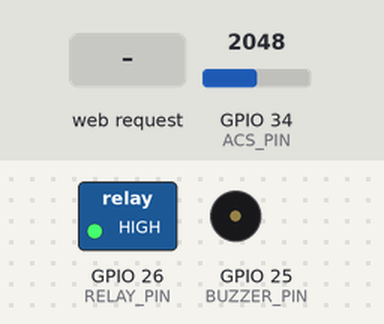
Simulated run of this sketch. Board: ESP32. Parts: switched loads named in the sketch (green lamp = pin HIGH), buzzer (waves = sounding, pin HIGH). The test bench sets the inputs (shaded band); at power-on: GPIO 34 (ACS_PIN) = 2048.

Above: at 1.2 s.
1.3 s: HTTP request GET /set?warn=0 received
At 2.9 s:
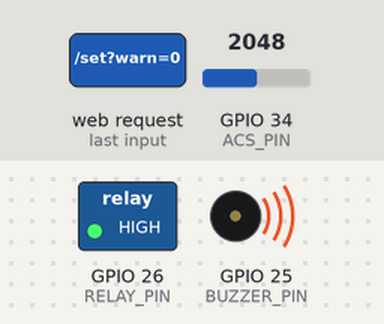
3.5 s: HTTP request GET /set?cut=0 received
At 4.4 s:
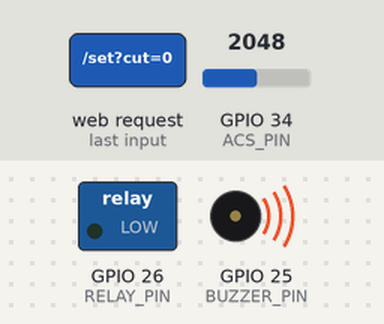
At 12.8 s:
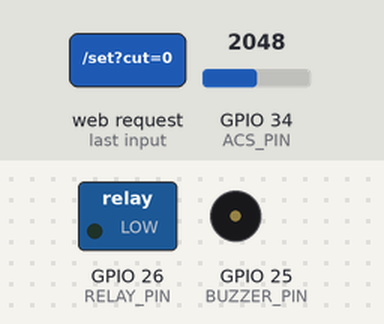
Timing chart, 0 to 24.5 s (numbered marks = the images above; inputs shaded):
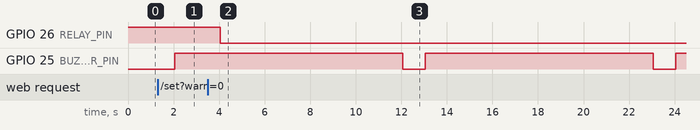

The sketch:

part-3.ino
```cpp
/************************************************************
 SMART ENERGY MONITOR – PROFESSIONAL DASHBOARD
************************************************************/

#include <WiFi.h>
#include <WebServer.h>
#include <math.h>

/* ========== AP CONFIG ========== */
const char* ap_ssid = "ESP32_Energy_Monitor";
const char* ap_password = "12345678";

/* ========== PINS ========== */
#define ACS_PIN     34
#define RELAY_PIN   26
#define BUZZER_PIN  25

WebServer server(80);

/* ========== VARIABLES ========== */
float voltage = 230.0;
float currentA = 0.0;
float powerW = 0.0;
float energyWh = 0.0;

float dailyUnit = 0.0;
float monthlyUnit = 0.0;

float warningLimit = 1.5;
float cutLimit = 2.0;

#define UNIT_PRICE 8.0

unsigned long lastMillis = 0;
unsigned long buzzerStart = 0;
bool buzzerActive = false;

/* ========== CURRENT FUNCTION ========== */
float readCurrent()
{
  float sum = 0;
  for (int s = 0; s < 500; s++)
  {
    float adc = analogRead(ACS_PIN);
    float vout = adc * (3.3 / 4095.0);
    float instCurrent = (vout - 2.5) / 0.185;
    sum += instCurrent * instCurrent;
  }
  return abs(sqrt(sum / 500));
}

/* ========== HANDLE LIMIT SET ========== */
void handleSet()
{
  if (server.hasArg("warn"))
    warningLimit = server.arg("warn").toFloat();

  if (server.hasArg("cut"))
    cutLimit = server.arg("cut").toFloat();

  server.sendHeader("Location","/");
  server.send(303);
}

/* ========== WEB PAGE ========== */
void handleRoot()
{
  float totalBill = monthlyUnit * UNIT_PRICE;

  String html = "<html><head>";
  html += "<meta name='viewport' content='width=device-width, initial-scale=1'>";
  html += "<meta http-equiv='refresh' content='2'>";
  html += "<style>";
  html += "body{font-family:Arial;background:#111;color:#0f0;text-align:center}";
  html += ".row{display:flex;justify-content:center}";
  html += ".card{flex:1;margin:10px;padding:15px;background:#222;border-radius:10px}";
  html += "input{padding:5px;margin:5px}";
  html += "</style></head><body>";

  html += "<h2>⚡ Smart Energy Monitor</h2>";

  html += "<div class='row'>";
  html += "<div class='card'>Voltage<br>" + String(voltage) + " V</div>";
  html += "<div class='card'>Current<br>" + String(currentA,2) + " A</div>";
  html += "</div>";

  html += "<div class='row'>";
  html += "<div class='card'>Power<br>" + String(powerW,1) + " W</div>";
  html += "<div class='card'>Total Unit<br>" + String(dailyUnit,3) + " kWh</div>";
  html += "</div>";

  html += "<div class='card'>Today Used Unit: " + String(dailyUnit,3) + " kWh</div>";
  html += "<div class='card'>Month Used Unit: " + String(monthlyUnit,3) + " kWh</div>";
  html += "<div class='card'>Total Bill: ₹" + String(totalBill,2) + "</div>";

  html += "<form action='/set'>";
  html += "Warning Limit: <input type='number' step='0.1' name='warn' value='" + String(warningLimit) + "'><br>";
  html += "Cut Limit: <input type='number' step='0.1' name='cut' value='" + String(cutLimit) + "'><br>";
  html += "<input type='submit' value='Save'>";
  html += "</form>";

  html += "</body></html>";

  server.send(200, "text/html", html);
}

/* ========== SETUP ========== */
void setup()
{
  Serial.begin(115200);

  pinMode(RELAY_PIN, OUTPUT);
  pinMode(BUZZER_PIN, OUTPUT);

  digitalWrite(RELAY_PIN, HIGH);
  digitalWrite(BUZZER_PIN, LOW);

  WiFi.softAP(ap_ssid, ap_password);

  server.on("/", handleRoot);
  server.on("/set", handleSet);
  server.begin();
}

/* ========== LOOP ========== */
void loop()
{
  server.handleClient();

  if (millis() - lastMillis >= 1000)
  {
    lastMillis = millis();

    currentA = readCurrent();
    powerW = voltage * currentA;

    energyWh += powerW / 3600.0;
    dailyUnit = energyWh / 1000.0;
    monthlyUnit += powerW / 3600000.0;

    // Warning
    if (dailyUnit >= warningLimit && !buzzerActive)
    {
      digitalWrite(BUZZER_PIN, HIGH);
      buzzerStart = millis();
      buzzerActive = true;
    }

    if (buzzerActive && millis() - buzzerStart >= 10000)
    {
      digitalWrite(BUZZER_PIN, LOW);
      buzzerActive = false;
    }

    // Cut Power
    if (dailyUnit >= cutLimit)
    {
      digitalWrite(RELAY_PIN, LOW);
    }
  }
}
```

Measured:
- after the input at 1.3 s, GPIO 25 (BUZZER_PIN): LOW → HIGH after 0.76 s
- after the input at 3.5 s, GPIO 26 (RELAY_PIN): HIGH → LOW after 0.56 s
